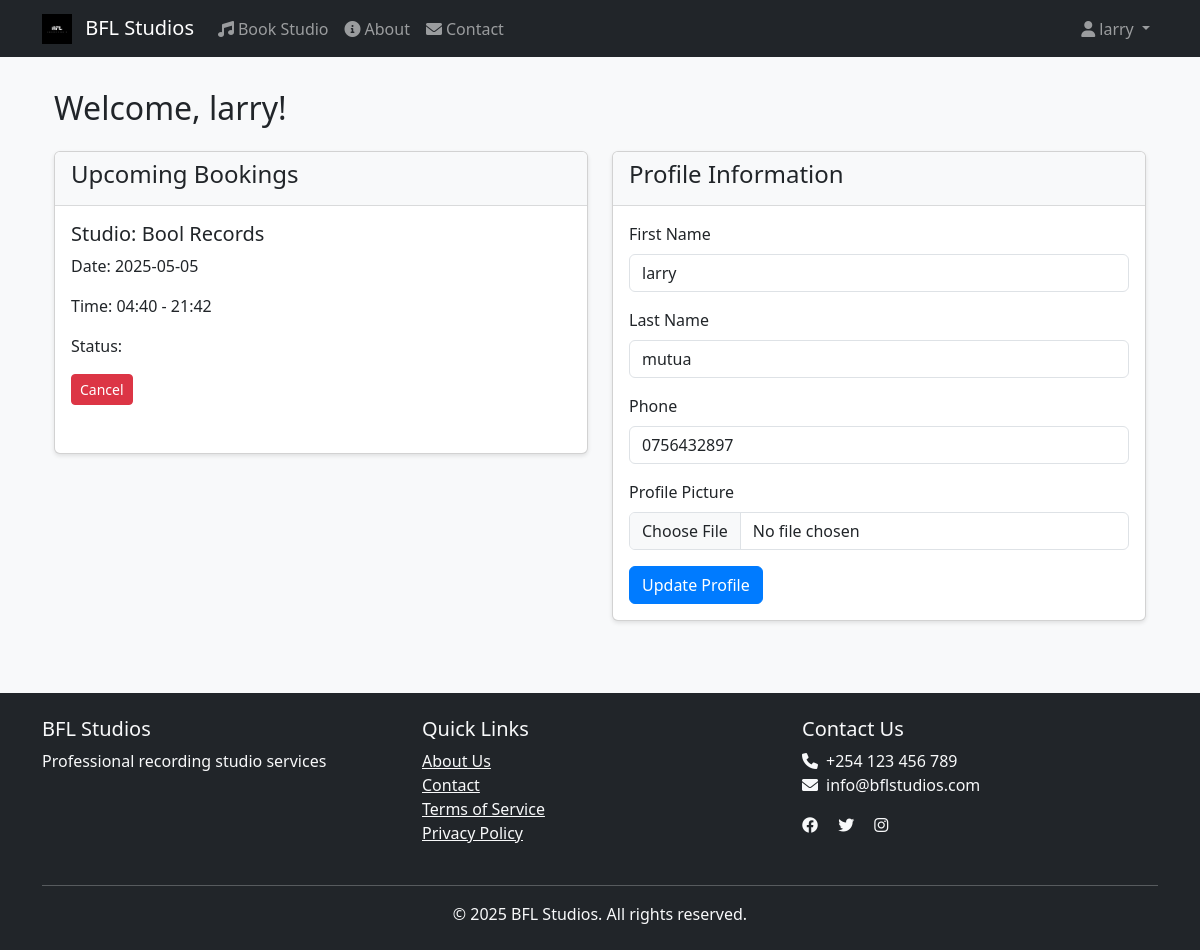
/user/dashboard (signed in), run on the app's committed database.
### app/models/user.py (models this page shows, shortened)
class User(UserMixin, db.Model):
    id = db.Column(db.Integer, primary_key=True)
    email = db.Column(db.String(120), unique=True, nullable=False)
    password_hash = db.Column(db.String(255))
    first_name = db.Column(db.String(50))
    last_name = db.Column(db.String(50))
    phone = db.Column(db.String(20))
    profile_picture = db.Column(db.String(255))
    is_verified = db.Column(db.Boolean, default=False)
    two_factor_enabled = db.Column(db.Boolean, default=False)
    role = db.Column(db.String(20), default='user')
    created_at = db.Column(db.DateTime, default=datetime.utcnow)
    is_admin = db.Column(db.Boolean, default=False)

### app/models/booking.py (models this page shows)
class Booking(db.Model):
    id = db.Column(db.Integer, primary_key=True)
    user_id = db.Column(db.Integer, db.ForeignKey('user.id'), nullable=False)
    studio_id = db.Column(db.Integer, db.ForeignKey('studio.id'), nullable=False)
    start_time = db.Column(db.DateTime, nullable=False)
    end_time = db.Column(db.DateTime, nullable=False)
    booking_type = db.Column(db.String(20))  # hourly/half-day/full-day
    status = db.Column(db.String(20), default='pending')  # pending/confirmed/cancelled
    total_amount = db.Column(db.Float)
    payment_status = db.Column(db.String(20), default='pending')
    created_at = db.Column(db.DateTime, default=datetime.utcnow)
    user = db.relationship('User', backref='bookings')
    studio = db.relationship('Studio', backref='bookings')

### app/models/studio.py (models this page shows)
class Studio(db.Model):
    id = db.Column(db.Integer, primary_key=True)
    name = db.Column(db.String(100))
    hourly_rate = db.Column(db.Float)
    half_day_rate = db.Column(db.Float)
    full_day_rate = db.Column(db.Float)
    description = db.Column(db.Text)
    equipment = db.Column(db.Text)
    is_available = db.Column(db.Boolean, default=True)

### app/routes/user.py (the view)
@bp.route('/dashboard')
@login_required
def dashboard():
    upcoming_bookings = Booking.query.filter(
        Booking.user_id == current_user.id,
        Booking.status != 'cancelled',
        Booking.start_time > datetime.utcnow()
    ).order_by(Booking.start_time).all()
    return render_template('user/dashboard.html', upcoming_bookings=upcoming_bookings)

### app/__init__.py (called while the page is built)
@login_manager.user_loader
def load_user(user_id):
    from app.models import User
    return User.query.get(int(user_id))

def create_app():
    app = Flask(__name__)
    app.config.from_object(Config)
    @app.context_processor
    def utility_processor():
        return {
            'current_year': datetime.now().year
        }
    db.init_app(app)
    login_manager.init_app(app)
    mail.init_app(app)
    migrate.init_app(app, db)
    login_manager.login_view = 'auth.login'
    login_manager.login_message_category = 'info'
    from .routes import auth, booking, admin, user,main,payment
    app.register_blueprint(main.bp)
    app.register_blueprint(auth.bp)
    app.register_blueprint(booking.bp)
    app.register_blueprint(admin.bp)
    app.register_blueprint(payment.bp)
    app.register_blueprint(user.bp)
    return app

### app/templates/user/dashboard.html (shortened to what this page needs)
{% extends "base.html" %}
{% block content %}
<div class="container">
    <h2>Welcome, {{ current_user.first_name }}!</h2>
    <div class="row mt-4">
        <div class="col-md-6">
            <div class="card">
                <div class="card-header">
                    <h4>Upcoming Bookings</h4>
                </div>
                <div class="card-body">
                    {% if upcoming_bookings %}
                        {% for booking in upcoming_bookings %}
                            <div class="booking-item mb-3">
                                <h5>Studio: {{ booking.studio.name }}</h5>
                                <p>Date: {{ booking.start_time.strftime('%Y-%m-%d') }}</p>
                                <p>Time: {{ booking.start_time.strftime('%H:%M') }} - {{ booking.end_time.strftime('%H:%M') }}</p>
                                <p>Status: <span class="badge bg-{{ booking.status }}">{{ booking.status }}</span></p>
                                {% if booking.status == 'pending' %}
                                    <form action="{{ url_for('user.cancel_booking', booking_id=booking.id) }}" method="POST" style="display: inline;">
                                        <button type="submit" class="btn btn-danger btn-sm">Cancel</button>
                                    </form>
                                {% endif %}
                            </div>
                        {% endfor %}
                    {% else %}
                        <p>No upcoming bookings</p>
                    {% endif %}
                </div>
            </div>
        </div>
        <div class="col-md-6">
            <div class="card">
                <div class="card-header">
                    <h4>Profile Information</h4>
                </div>
                <div class="card-body">
                    <form method="POST" action="{{ url_for('user.profile') }}" enctype="multipart/form-data">
                        <div class="mb-3">
                            <label for="first_name" class="form-label">First Name</label>
                            <input type="text" class="form-control" id="first_name" name="first_name" value="{{ current_user.first_name }}">
                        </div>
                        <div class="mb-3">
                            <label for="last_name" class="form-label">Last Name</label>
                            <input type="text" class="form-control" id="last_name" name="last_name" value="{{ current_user.last_name }}">
                        </div>
                        <div class="mb-3">
                            <label for="phone" class="form-label">Phone</label>
                            <input type="tel" class="form-control" id="phone" name="phone" value="{{ current_user.phone }}">
                        </div>
                        <div class="mb-3">
                            <label for="profile_picture" class="form-label">Profile Picture</label>
                            <input type="file" class="form-control" id="profile_picture" name="profile_picture">
                        </div>
                        <button type="submit" class="btn btn-primary">Update Profile</button>
                    </form>
                </div>
            </div>
        </div>
    </div>
</div>
{% endblock %}

### app/templates/base.html (shortened to what this page needs)
<!DOCTYPE html>
<html lang="en">
<head>
    <link href="https://cdn.jsdelivr.net/npm/bootstrap@5.3.0/dist/css/bootstrap.min.css" rel="stylesheet">
    <link href="https://cdnjs.cloudflare.com/ajax/libs/font-awesome/6.0.0/css/all.min.css" rel="stylesheet">
    <link rel="stylesheet" href="{{ url_for('static', filename='css/style.css') }}">
</head>
<body>
    <nav class="navbar navbar-expand-lg navbar-dark bg-dark">
        <div class="container">
            <a class="navbar-brand" href="{{ url_for('main.index') }}">
                <img src="{{ url_for('static', filename='images/logo.png') }}" alt="BFL Studios" height="30" class="d-inline-block align-text-top me-2">
                BFL Studios
            </a>
            <div class="collapse navbar-collapse" id="navbarNav">
                <ul class="navbar-nav me-auto">
                    <li class="nav-item">
                        <a class="nav-link" href="{{ url_for('booking.studios') }}">
                            <i class="fas fa-music me-1"></i>Book Studio
                        </a>
                    </li>
                    <li class="nav-item">
                        <a class="nav-link" href="{{ url_for('main.about') }}">
                            <i class="fas fa-info-circle me-1"></i>About
                        </a>
                    </li>
                    <li class="nav-item">
                        <a class="nav-link" href="{{ url_for('main.contact') }}">
                            <i class="fas fa-envelope me-1"></i>Contact
                        </a>
                    </li>
                </ul>
                <ul class="navbar-nav">
                    {% if current_user.is_authenticated %}
                        <li class="nav-item dropdown">
                            <a class="nav-link dropdown-toggle" href="#" id="userDropdown" role="button" data-bs-toggle="dropdown">
                                <i class="fas fa-user me-1"></i>{{ current_user.first_name }}
                            </a>
                        </li>
                    {% endif %}
                </ul>
            </div>
        </div>
    </nav>
    <main class="container mt-4">
        {% block content %}{% endblock %}
    </main>
    <footer class="bg-dark text-light mt-5 py-4">
        <div class="container">
            <div class="row">
                <div class="col-md-4">
                    <h5>BFL Studios</h5>
                    <p>Professional recording studio services</p>
                </div>
                <div class="col-md-4">
                    <h5>Quick Links</h5>
                    <ul class="list-unstyled">
                        <li><a href="{{ url_for('main.about') }}" class="text-light">About Us</a></li>
                        <li><a href="{{ url_for('main.contact') }}" class="text-light">Contact</a></li>
                        <li><a href="{{ url_for('main.about') }}" class="text-light">Terms of Service</a></li>
                        <li><a href="{{ url_for('main.contact') }}" class="text-light">Privacy Policy</a></li>
                    </ul>
                </div>
                <div class="col-md-4">
                    <h5>Contact Us</h5>
                    <p>
                        <i class="fas fa-phone me-2"></i>+254 123 456 789<br>
                        <i class="fas fa-envelope me-2"></i>info@bflstudios.com
                    </p>
                    <div class="social-links">
                        <a href="#" class="text-light me-3"><i class="fab fa-facebook"></i></a>
                        <a href="#" class="text-light me-3"><i class="fab fa-twitter"></i></a>
                        <a href="#" class="text-light me-3"><i class="fab fa-instagram"></i></a>
                    </div>
                </div>
            </div>
            <hr class="mt-4">
            <div class="text-center">
                <p class="mb-0">&copy; {{  current_year }} BFL Studios. All rights reserved.</p>
            </div>
        </div>
    </footer>
</body>
</html>

### app/static/css/style.css (style rules this page uses)
body { background-color: #f8f9fa; }
.navbar { margin-bottom: 2rem; }
.card { box-shadow: 0 2px 4px rgba(0,0,0,0.1); margin-bottom: 1.5rem; }
.card-header { background-color: #f8f9fa; border-bottom: 1px solid rgba(0,0,0,0.125); }
.booking-item { border-bottom: 1px solid #eee; padding-bottom: 1rem; }
.booking-item:last-child { border-bottom: none; }
.btn-primary { background-color: #007bff; border-color: #007bff; }

### data on the page
User: first_name "larry", last_name "mutua", phone "0756432897"
Booking: studio.name "Bool Records", start_time "2025-05-05", start_time "04:40", end_time "21:42"
